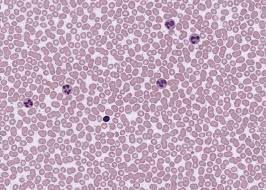
#> input picture GB-Identification/blood_cell.jpg, 266 x 190 px
$ python sample.py
#> lines starting #> are read from the running program, lines starting #| are printed output that depends on the picture; after the words box and inside, x2 and y2 are one past the last pixel; in counts of white or black regions, pixels touching at a corner belong together
import cv2
import numpy

# [50 lines of commented-out code are left out]

abo_img=cv2.imread('blood_cell.jpg')
#> abo_img is the input picture: shape (190, 266, 3); mean B, G, R 191.7, 170.4, 196.6
cv2.imshow('original Image', abo_img)

gr_img=cv2.cvtColor(abo_img, cv2.COLOR_BGR2GRAY)
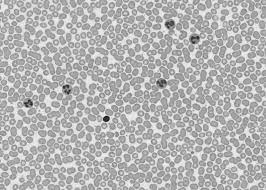
#> gr_img: shape (190, 266); min 10, max 251, mean 180.6
cv2.imshow('Gray Image', gr_img)

blur= cv2.GaussianBlur(gr_img,(5,5),0)
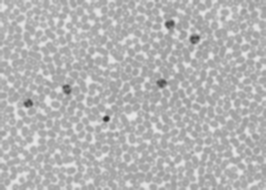
#> blur: shape (190, 266); min 46, max 233, mean 180.6
cv2.imshow('Blurred Image', blur)

val1,threshold =cv2.threshold(blur,120,255,cv2.THRESH_BINARY)
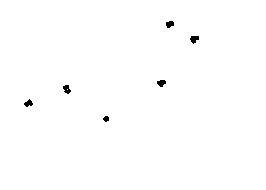
#> threshold: shape (190, 266); 99.5% white; 6 black regions, box (x1, y1, x2, y2) and area: (190, 36, 199, 44) 49, (63, 85, 71, 94) 47, (157, 80, 166, 87) 45, (166, 21, 174, 28) 43, (24, 99, 33, 107) 42, (103, 116, 109, 122) 27
cv2. imshow('Threshold image', threshold)
contour, val2= cv2. findContours(threshold,cv2.RETR_EXTERNAL,cv2.CHAIN_APPROX_SIMPLE)
#> contour = [[[0, 0], [0, 189], [265, 189], [265, 0]]]; val2 = [[-1, -1, -1, -1]]
# print(contour)
con_len=len(contour)
#> con_len = 1
# print(con_len)
if(con_len<50):
    print('O')
elif(50 <= con_len< 100):
    print('A')
elif(100 <= con_len< 150):
    print('B')
else:
    print('AB')
cv2.waitKey(0)
cv2.destroyAllWindows()

$ run again, with GB-Identification/image 1.jpg copied over GB-Identification/blood_cell.jpg
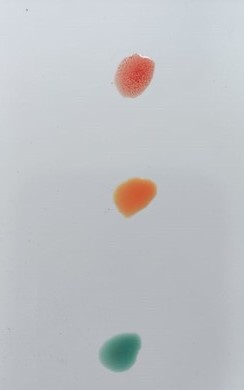
#> input picture GB-Identification/image 1.jpg, 244 x 390 px
#> abo_img is the input picture: shape (390, 244, 3); mean B, G, R 196.9, 193.3, 190.9
#> `gr_img=cv2.cvtColor(abo_img, cv2.COLOR_BGR2GRAY)`:
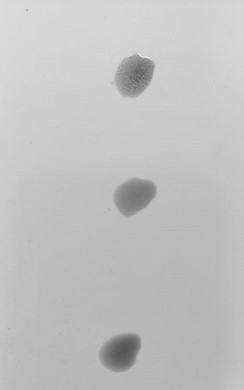
#> gr_img: shape (390, 244); min 80, max 236, mean 193.2
#> `val1,threshold =cv2.threshold(blur,120,255,cv2.THRESH_BINARY)`:
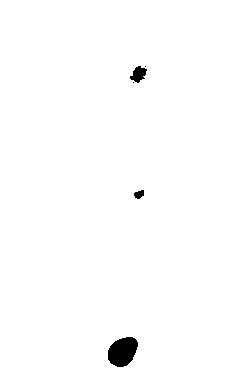
#> threshold: shape (390, 244); 99% white; 5 black regions (2 under 20 px), largest, box (x1, y1, x2, y2) and area: (108, 337, 138, 367) 673, (130, 66, 147, 83) 173, (134, 190, 144, 199) 64
#> contour = [[[0, 0], [0, 389], [243, 389], [243, 0]]]; val2 = [[-1, -1, -1, -1]]
#> con_len = 1

$ run again, with GB-Identification/image 3.jpg copied over GB-Identification/blood_cell.jpg
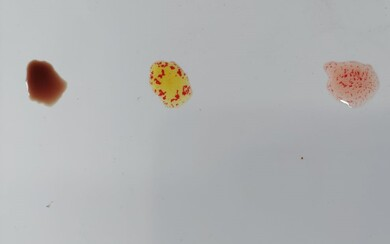
#> input picture GB-Identification/image 3.jpg, 390 x 244 px
#> abo_img is the input picture: shape (244, 390, 3); mean B, G, R 176.9, 176.6, 176.1
#> `gr_img=cv2.cvtColor(abo_img, cv2.COLOR_BGR2GRAY)`:
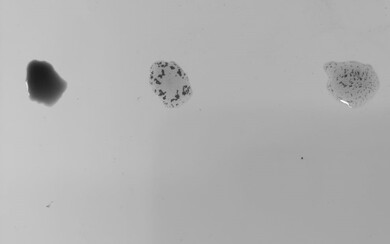
#> gr_img: shape (244, 390); min 28, max 254, mean 176.5
#> `val1,threshold =cv2.threshold(blur,120,255,cv2.THRESH_BINARY)`:
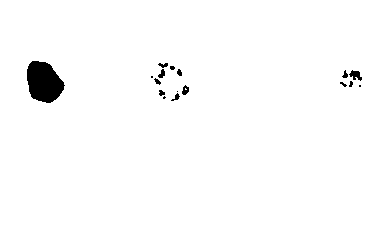
#> threshold: shape (244, 390); 98.4% white; 17 black regions (7 under 20 px), largest, box (x1, y1, x2, y2) and area: (27, 61, 65, 103) 1159, (349, 70, 362, 81) 80, (182, 85, 189, 95) 46
#> contour = [[[0, 0], [0, 243], [389, 243], [389, 0]]]; val2 = [[-1, -1, -1, -1]]
#> con_len = 1

$ run again, with GB-Identification/image1.jpg copied over GB-Identification/blood_cell.jpg
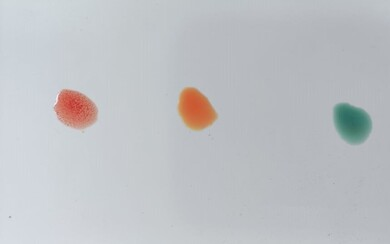
#> input picture GB-Identification/image1.jpg, 390 x 244 px
#> abo_img is the input picture: shape (244, 390, 3); mean B, G, R 196.9, 193.3, 190.9
#> `gr_img=cv2.cvtColor(abo_img, cv2.COLOR_BGR2GRAY)`:
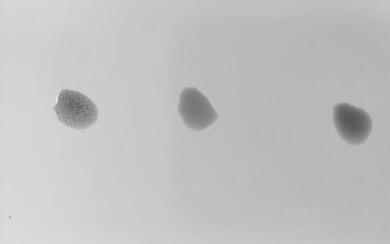
#> gr_img: shape (244, 390); min 85, max 237, mean 193.1
#> `val1,threshold =cv2.threshold(blur,120,255,cv2.THRESH_BINARY)`:
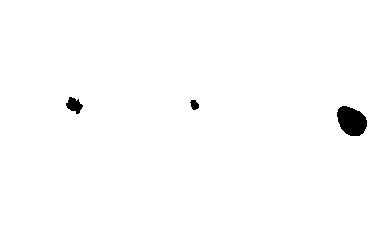
#> threshold: shape (244, 390); 99% white; 3 black regions, box (x1, y1, x2, y2) and area: (337, 106, 367, 136) 670, (66, 97, 83, 114) 173, (190, 100, 199, 110) 64
#> contour = [[[0, 0], [0, 243], [389, 243], [389, 0]]]; val2 = [[-1, -1, -1, -1]]
#> con_len = 1
